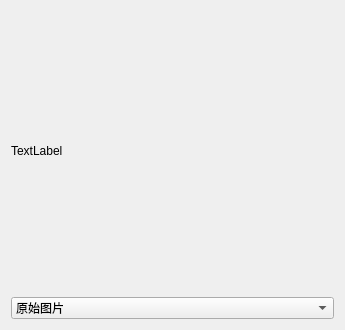
<?xml version="1.0" encoding="UTF-8"?>
<ui version="4.0">
 <class>ImageWidget</class>
 <widget class="QWidget" name="ImageWidget">
  <property name="geometry">
   <rect>
    <x>0</x>
    <y>0</y>
    <width>345</width>
    <height>330</height>
   </rect>
  </property>
  <property name="windowTitle">
   <string>处理像素数据</string>
  </property>
  <property name="styleSheet">
   <string notr="true">#titleLabel {
    min-height: 30px;
    padding-left: 30px;
    background-color: rgb(220,230,230);
	background-image: url(/Users/Biao/Desktop/x.png);
    background-repeat: no-repeat no-repeat;
    border: 1px solid gray;
    border-radius: 4px;
}</string>
  </property>
  <layout class="QVBoxLayout" name="verticalLayout">
   <item>
    <widget class="QLabel" name="label">
     <property name="maximumSize">
      <size>
       <width>300</width>
       <height>300</height>
      </size>
     </property>
     <property name="text">
      <string>TextLabel</string>
     </property>
    </widget>
   </item>
   <item>
    <widget class="QComboBox" name="comboBox">
     <item>
      <property name="text">
       <string>原始图片</string>
      </property>
     </item>
     <item>
      <property name="text">
       <string>灰度效果</string>
      </property>
     </item>
     <item>
      <property name="text">
       <string>复古效果</string>
      </property>
     </item>
     <item>
      <property name="text">
       <string>红色蒙版</string>
      </property>
     </item>
     <item>
      <property name="text">
       <string>反转效果</string>
      </property>
     </item>
     <item>
      <property name="text">
       <string>变亮图片</string>
      </property>
     </item>
     <item>
      <property name="text">
       <string>变暗图片</string>
      </property>
     </item>
    </widget>
   </item>
  </layout>
 </widget>
 <resources/>
 <connections/>
</ui>
